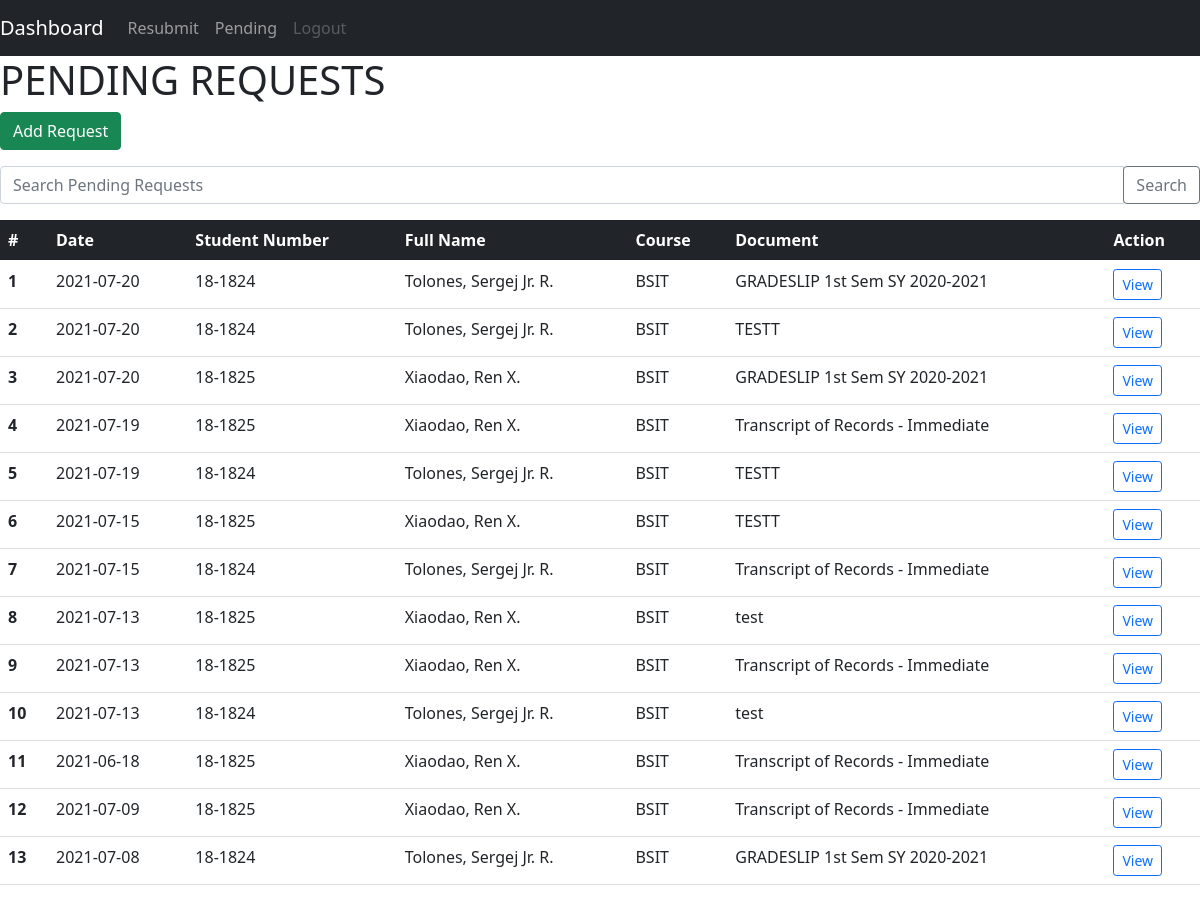
The app's page /optimized/public/student_view/pending_request.php, older data.
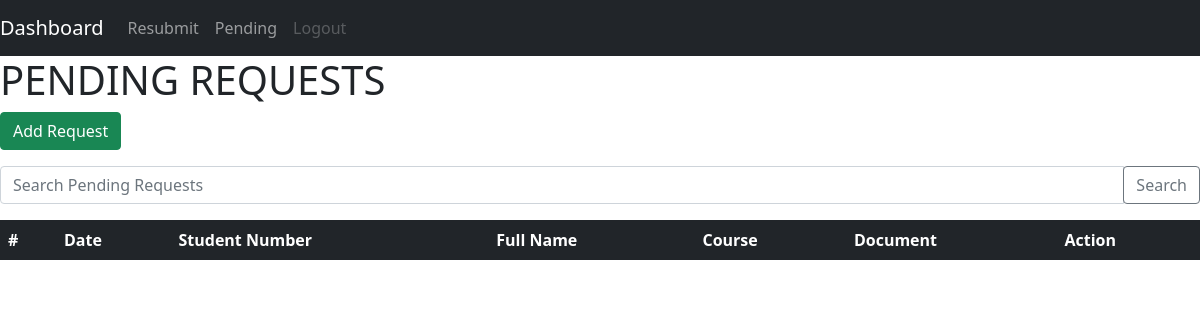
The same page, newer data.
### tables this page shows
CREATE TABLE `document_request` (
  `request_number` int(12) NOT NULL,
  `student_number` varchar(10) NOT NULL,
  `document_id` int(10) NOT NULL,
  `request_date` date NOT NULL,
  `request_status` varchar(20) NOT NULL,
  `remarks` longtext DEFAULT NULL,
  `upfile` varchar(2048) DEFAULT NULL,
  `upfile_name` varchar(128) DEFAULT NULL
);

CREATE TABLE `student_info` (
  `student_number` varchar(10) NOT NULL,
  `last_name` varchar(50) NOT NULL,
  `first_name` varchar(50) NOT NULL,
  `middle_name` varchar(50) NOT NULL,
  `full_name` varchar(128) NOT NULL,
  `course` varchar(128) NOT NULL,
  `year_of_enrollment` varchar(16) NOT NULL,
  `email` varchar(128) NOT NULL
);

CREATE TABLE `documents` (
  `document_id` int(10) NOT NULL,
  `document_name` varchar(50) NOT NULL,
  `requirements` longtext NOT NULL
);

### optimized/public/student_view/pending_request.php (the view, shortened to what this page needs)
<?php
    require_once "../../resource/opt1/database.php";
    include_once "../../resource/opt1/header.php";
    include_once "../../resource/opt1/nav.php";
$search = $_GET['search'] ?? '';
if($search) {
  $statement = $pdo->prepare("SELECT document_request.request_number, document_request.request_date, student_info.student_number, student_info.full_name, student_info.course, documents.document_names FROM document_request INNER JOIN student_info ON document_request.student_number = student_info.student_number JOIN documents ON document_request.document_id = documents.document_id WHERE (student_info.student_number LIKE :student_number OR student_info.full_name LIKE :full_name OR documents.document_name LIKE :document_name) AND document_request.request_status LIKE 'PENDING' ORDER BY document_request.request_number DESC");
  $statement->bindValue(':document_name', "%$search%");
  $statement->bindValue(':student_number', "%$search%");
  $statement->bindValue(':full_name', "%$search%");
} else {
  $statement = $pdo->prepare("SELECT document_request.request_number, document_request.request_date, student_info.student_number, student_info.full_name, student_info.course, documents.document_name FROM document_request INNER JOIN student_info ON document_request.student_number = student_info.student_number JOIN documents ON document_request.document_id = documents.document_id WHERE document_request.request_status LIKE 'PENDING' ORDER BY document_request.request_number DESC");
}
$statement->execute();
$requests = $statement->fetchAll(PDO::FETCH_ASSOC);
?>
<h1>PENDING REQUESTS</h1>
<p>
  <a href="create.php" class="btn btn-success">Add Request</a>
</p>
<form>
  <div class="input-group mb-3">
    <input type="text" class="form-control" placeholder="Search Pending Requests" name="search" value="<?php echo $search?>">
    <div class="input-group-append">
      <button class="btn btn-outline-secondary" type="submit">Search</button>
    </div>
</div>
</form>
<table class="table">
  <thead class="table-dark">
    <tr>
      <th scope="col">#</th>
      <th scope="col">Date</th>
      <th scope="col">Student Number</th>
      <th scope="col">Full Name</th>
      <th scope="col">Course</th>
      <th scope="col">Document</th>
      <th scope="col">Action</th>
    </tr>
  </thead>
  <tbody>
  <?php foreach ($requests as $i => $request): ?>
      <tr>
        <th scope="row"><?php echo $i + 1 ?></th>
        <td><?php echo $request['request_date']?></td>
        <td><?php echo $request['student_number']?></td>
        <td><?php echo $request['full_name']?></td>
        <td><?php echo $request['course']?></td>
        <td><?php echo $request['document_name']?></td>
        <td>
        <a href="view.php?request_number=<?php echo $request['request_number'] ?>"  class="btn btn-sm btn-outline-primary">View</a>
        </td>
      </tr>
    <?php endforeach ?>
  </tbody>
</table>
  </body>
</html>

Row changes from the older to the newer data that the page shows:
removed document_request: request_date "2021-07-20", student_info.student_number "18-1824", student_info.full_name "Tolones, Sergej Jr. R.", student_info.course "BSIT", document.document_name "GRADESLIP 1st Sem SY 2020-2021"
removed document_request: request_date "2021-07-20", student_info.student_number "18-1824", student_info.full_name "Tolones, Sergej Jr. R.", student_info.course "BSIT", document.document_name "TESTT"
removed document_request: request_date "2021-07-20", student_info.student_number "18-1825", student_info.full_name "Xiaodao, Ren X.", student_info.course "BSIT", document.document_name "GRADESLIP 1st Sem SY 2020-2021"
removed document_request: request_date "2021-07-19", student_info.student_number "18-1825", student_info.full_name "Xiaodao, Ren X.", student_info.course "BSIT", document.document_name "Transcript of Records - Immediate"
removed document_request: request_date "2021-07-19", student_info.student_number "18-1824", student_info.full_name "Tolones, Sergej Jr. R.", student_info.course "BSIT", document.document_name "TESTT"
removed document_request: request_date "2021-07-15", student_info.student_number "18-1825", student_info.full_name "Xiaodao, Ren X.", student_info.course "BSIT", document.document_name "TESTT"
removed document_request: request_date "2021-07-15", student_info.student_number "18-1824", student_info.full_name "Tolones, Sergej Jr. R.", student_info.course "BSIT", document.document_name "Transcript of Records - Immediate"
removed document_request: request_date "2021-07-13", student_info.student_number "18-1825", student_info.full_name "Xiaodao, Ren X.", student_info.course "BSIT", document.document_name "test"
removed document_request: request_date "2021-07-13", student_info.student_number "18-1825", student_info.full_name "Xiaodao, Ren X.", student_info.course "BSIT", document.document_name "Transcript of Records - Immediate"
removed document_request: request_date "2021-07-13", student_info.student_number "18-1824", student_info.full_name "Tolones, Sergej Jr. R.", student_info.course "BSIT", document.document_name "test"
removed document_request: request_date "2021-06-18", student_info.student_number "18-1825", student_info.full_name "Xiaodao, Ren X.", student_info.course "BSIT", document.document_name "Transcript of Records - Immediate"
removed document_request: request_date "2021-07-09", student_info.student_number "18-1825", student_info.full_name "Xiaodao, Ren X.", student_info.course "BSIT", document.document_name "Transcript of Records - Immediate"
removed document_request: request_date "2021-07-08", student_info.student_number "18-1824", student_info.full_name "Tolones, Sergej Jr. R.", student_info.course "BSIT", document.document_name "GRADESLIP 1st Sem SY 2020-2021"
